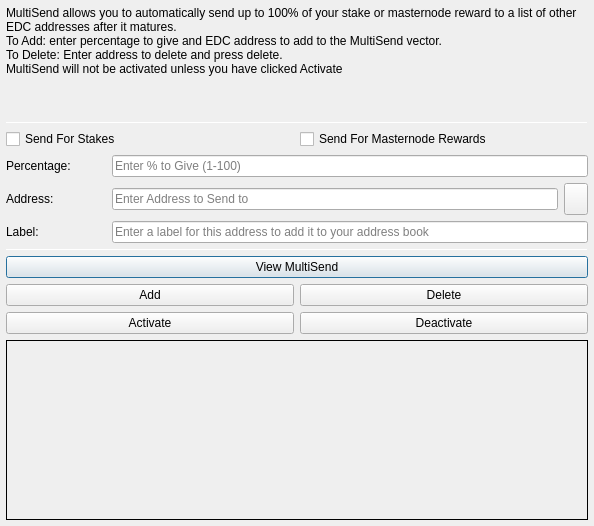
<?xml version="1.0" encoding="UTF-8"?>
<ui version="4.0">
 <class>MultiSendDialog</class>
 <widget class="QDialog" name="MultiSendDialog">
  <property name="windowModality">
   <enum>Qt::NonModal</enum>
  </property>
  <property name="geometry">
   <rect>
    <x>0</x>
    <y>0</y>
    <width>594</width>
    <height>526</height>
   </rect>
  </property>
  <property name="windowTitle">
   <string>MultiSend</string>
  </property>
  <layout class="QVBoxLayout" name="verticalLayout" stretch="0">
   <property name="leftMargin">
    <number>6</number>
   </property>
   <property name="topMargin">
    <number>6</number>
   </property>
   <property name="rightMargin">
    <number>6</number>
   </property>
   <property name="bottomMargin">
    <number>6</number>
   </property>
   <item>
    <layout class="QVBoxLayout" name="verticalLayout_Main" stretch="1,1,1,0,1,1,1">
     <item>
      <widget class="QLabel" name="label_2">
       <property name="lineWidth">
        <number>1</number>
       </property>
       <property name="text">
        <string>MultiSend allows you to automatically send up to 100% of your stake or masternode reward to a list of other EDC addresses after it matures.
To Add: enter percentage to give and EDC address to add to the MultiSend vector.
To Delete: Enter address to delete and press delete.
MultiSend will not be activated unless you have clicked Activate</string>
       </property>
       <property name="alignment">
        <set>Qt::AlignLeading|Qt::AlignLeft|Qt::AlignTop</set>
       </property>
       <property name="wordWrap">
        <bool>true</bool>
       </property>
      </widget>
     </item>
     <item>
      <widget class="Line" name="line">
       <property name="minimumSize">
        <size>
         <width>0</width>
         <height>1</height>
        </size>
       </property>
       <property name="maximumSize">
        <size>
         <width>16777215</width>
         <height>1</height>
        </size>
       </property>
       <property name="orientation">
        <enum>Qt::Horizontal</enum>
       </property>
      </widget>
     </item>
     <item>
      <layout class="QVBoxLayout" name="verticalLayout_Settings">
       <item>
        <layout class="QHBoxLayout" name="horizontalLayout">
         <item>
          <widget class="QCheckBox" name="multiSendStakeCheckBox">
           <property name="text">
            <string>Send For Stakes</string>
           </property>
          </widget>
         </item>
         <item>
          <widget class="QCheckBox" name="multiSendMasternodeCheckBox">
           <property name="text">
            <string>Send For Masternode Rewards</string>
           </property>
          </widget>
         </item>
        </layout>
       </item>
       <item>
        <layout class="QHBoxLayout" name="horizontalLayout_6">
         <item>
          <widget class="QLabel" name="label">
           <property name="minimumSize">
            <size>
             <width>100</width>
             <height>0</height>
            </size>
           </property>
           <property name="toolTip">
            <string>Percentage of stake to send</string>
           </property>
           <property name="text">
            <string>Percentage:</string>
           </property>
          </widget>
         </item>
         <item>
          <widget class="QLineEdit" name="multiSendPercentEdit">
           <property name="toolTip">
            <string>Enter whole numbers 1 - 100</string>
           </property>
           <property name="placeholderText">
            <string>Enter % to Give (1-100)</string>
           </property>
          </widget>
         </item>
        </layout>
       </item>
       <item>
        <layout class="QHBoxLayout" name="horizontalLayout_7">
         <item>
          <widget class="QLabel" name="label_5">
           <property name="minimumSize">
            <size>
             <width>100</width>
             <height>0</height>
            </size>
           </property>
           <property name="toolTip">
            <string>Address to send portion of stake to</string>
           </property>
           <property name="text">
            <string>Address:</string>
           </property>
          </widget>
         </item>
         <item>
          <widget class="QLineEdit" name="multiSendAddressEdit">
           <property name="toolTip">
            <string/>
           </property>
           <property name="placeholderText">
            <string>Enter Address to Send to</string>
           </property>
          </widget>
         </item>
         <item>
          <widget class="QToolButton" name="addressBookButton">
           <property name="maximumSize">
            <size>
             <width>16777215</width>
             <height>32</height>
            </size>
           </property>
           <property name="toolTip">
            <string>Choose an address from the address book</string>
           </property>
           <property name="text">
            <string/>
           </property>
           <property name="icon">
            <iconset resource="../edcash.qrc">
             <normaloff>:/icons/address-book</normaloff>:/icons/address-book</iconset>
           </property>
           <property name="shortcut">
            <string>Alt+A</string>
           </property>
          </widget>
         </item>
        </layout>
       </item>
      </layout>
     </item>
     <item>
      <layout class="QHBoxLayout" name="horizontalLayout_3">
       <item>
        <widget class="QLabel" name="label_3">
         <property name="minimumSize">
          <size>
           <width>100</width>
           <height>0</height>
          </size>
         </property>
         <property name="text">
          <string>Label:</string>
         </property>
        </widget>
       </item>
       <item>
        <widget class="QLineEdit" name="labelAddressLabelEdit">
         <property name="placeholderText">
          <string>Enter a label for this address to add it to your address book</string>
         </property>
        </widget>
       </item>
      </layout>
     </item>
     <item>
      <widget class="Line" name="line_2">
       <property name="minimumSize">
        <size>
         <width>0</width>
         <height>1</height>
        </size>
       </property>
       <property name="maximumSize">
        <size>
         <width>16777215</width>
         <height>1</height>
        </size>
       </property>
       <property name="orientation">
        <enum>Qt::Horizontal</enum>
       </property>
      </widget>
     </item>
     <item>
      <layout class="QVBoxLayout" name="verticalLayout_Buttons">
       <item>
        <layout class="QHBoxLayout" name="horizontalLayout_4">
         <item>
          <widget class="QPushButton" name="viewButton">
           <property name="toolTip">
            <string/>
           </property>
           <property name="statusTip">
            <string>View MultiSend Vector</string>
           </property>
           <property name="text">
            <string>View MultiSend</string>
           </property>
          </widget>
         </item>
        </layout>
       </item>
       <item>
        <layout class="QHBoxLayout" name="horizontalLayout_2">
         <item>
          <widget class="QPushButton" name="addButton">
           <property name="toolTip">
            <string/>
           </property>
           <property name="statusTip">
            <string>Add to MultiSend Vector</string>
           </property>
           <property name="text">
            <string>Add</string>
           </property>
          </widget>
         </item>
         <item>
          <widget class="QPushButton" name="deleteButton">
           <property name="toolTip">
            <string/>
           </property>
           <property name="statusTip">
            <string>Delete Address From MultiSend Vector</string>
           </property>
           <property name="text">
            <string>Delete</string>
           </property>
          </widget>
         </item>
        </layout>
       </item>
       <item>
        <layout class="QHBoxLayout" name="horizontalLayout_5">
         <item>
          <widget class="QPushButton" name="activateButton">
           <property name="statusTip">
            <string>Activate MultiSend</string>
           </property>
           <property name="text">
            <string>Activate</string>
           </property>
          </widget>
         </item>
         <item>
          <widget class="QPushButton" name="disableButton">
           <property name="statusTip">
            <string>Deactivate MultiSend</string>
           </property>
           <property name="text">
            <string>Deactivate</string>
           </property>
          </widget>
         </item>
        </layout>
       </item>
      </layout>
     </item>
     <item>
      <widget class="QLabel" name="message">
       <property name="minimumSize">
        <size>
         <width>0</width>
         <height>180</height>
        </size>
       </property>
       <property name="frameShape">
        <enum>QFrame::Panel</enum>
       </property>
       <property name="frameShadow">
        <enum>QFrame::Plain</enum>
       </property>
       <property name="lineWidth">
        <number>1</number>
       </property>
       <property name="midLineWidth">
        <number>1</number>
       </property>
       <property name="text">
        <string/>
       </property>
       <property name="alignment">
        <set>Qt::AlignLeading|Qt::AlignLeft|Qt::AlignTop</set>
       </property>
       <property name="wordWrap">
        <bool>true</bool>
       </property>
      </widget>
     </item>
    </layout>
   </item>
  </layout>
 </widget>
 <resources>
  <include location="../edcash.qrc"/>
 </resources>
 <connections/>
</ui>
